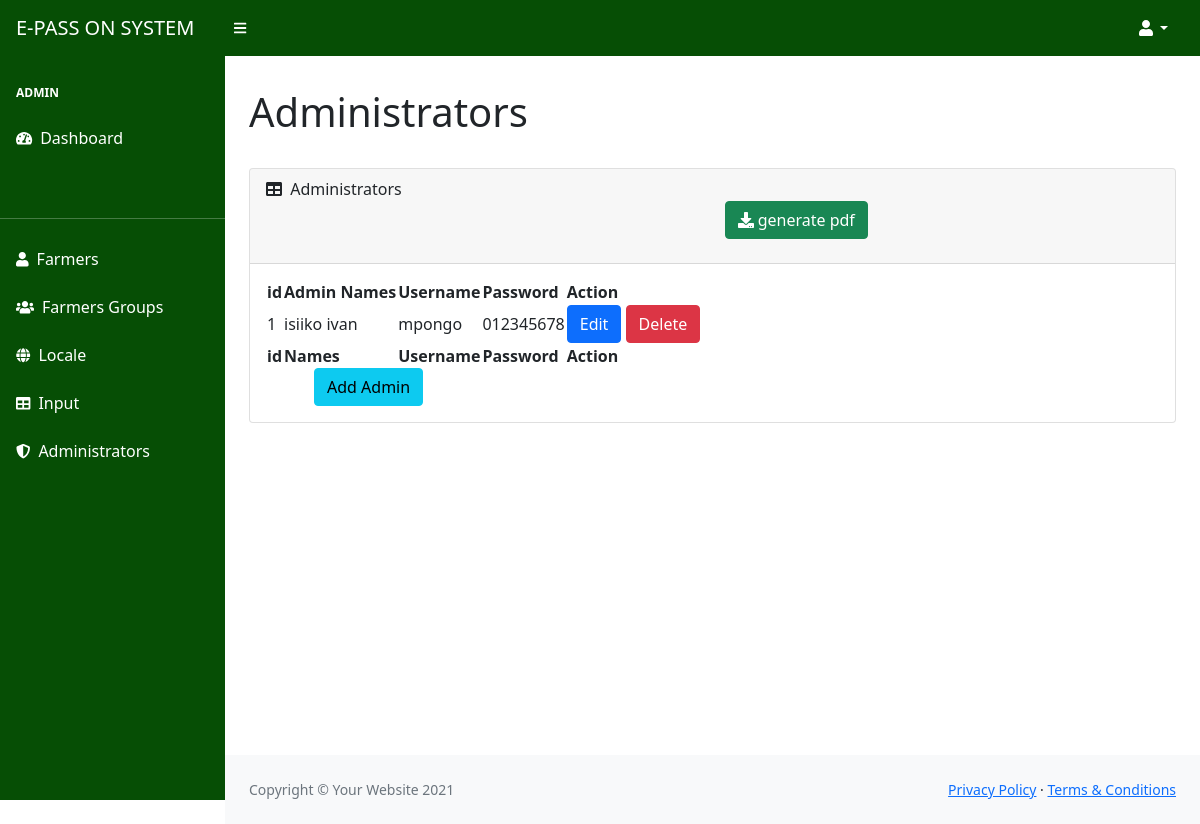
/pass_on_admin/administrators.php, run on the app's committed database.
### tables this page shows
CREATE TABLE `admin_passon` (
  `admin_id` int(11) NOT NULL,
  `admin_fname` varchar(45) DEFAULT NULL,
  `admin_lname` varchar(45) DEFAULT NULL,
  `admin_username` varchar(45) DEFAULT NULL,
  `admin_password` varchar(45) DEFAULT NULL
);

### pass_on_admin/runitall/crud.php (called while the page is built, shortened)
<?php
class Crud
{
  function retriving($c = array())
  {
    $pd = $c[0];
    $tab = $c[1];
    $sql = "SELECT * FROM $tab";
    $stmt = $pd->prepare($sql);
    $stmt->execute();
    $GLOBALS['dat'] = $stmt->fetchAll(PDO::FETCH_ASSOC);
    $data = $GLOBALS['dat'];
    return $data;
  }
}

### pass_on_admin/administrators.php (the view, shortened to what this page needs)
<?php include 'components/header.php';
?>
<?php include 'assets/includes/nav_bar.php' ?>
<div id="layoutSidenav">
    <div id="layoutSidenav_nav">
        <nav class="sb-sidenav accordion sb-sidenav-dark" id="sidenavAccordion">
            <div class="sb-sidenav-menu">
            </div>
        </nav>
    </div>
    <?php include 'assets/includes/sidebar.php' ?>
    <div id="layoutSidenav_content">
        <main>
            <div class="container-fluid px-4">
                <h1 class="mt-2">
                    Administrators
                </h1>
                <div class="row">
                    <div class="col">
                        <div class="card mb-4 mt-4">
                            <div class="card-header">
                                <i class="fas fa-table me-1"></i>
                                Administrators
                                <div class="row ">
                                    <div class="col"></div>
                                    <div class="col">
                                        <form method="post">
                                            <button class="btn btn-success text-white " type="submit" name="create_pdf"><i class="fa fa-download"></i>
                                                generate pdf
                                            </button>
                                        </form>
                                    </div>
                                </div>
                            </div>
                            <div class="card-body">
                                <table id="datatablesSimple">
                                    <thead>
                                        <tr>
                                            <th>id</th>
                                            <th>Admin Names</th>
                                            <th>Username</th>
                                            <th>Password</th>
                                            <th>Action</th>
                                        </tr>
                                    </thead>
                                    <tfoot>
                                        <tr>
                                            <th>id</th>
                                            <th>Names</th>
                                            <th>Username</th>
                                            <th>Password</th>
                                            <th>Action</th>
                                        </tr>
                                    </tfoot>
                                    <tbody>
                                        <?php
                                        $c = [$pdo, 'admin_passon'];
                                        $access->retriving($c);
                                        foreach ($GLOBALS['dat'] as $dat => $value) : ?>
                                            <tr>
                                                <td><?= $value['admin_id']; ?> </td>
                                                <td><?= $value['admin_fname']; ?> <?= $value['admin_lname'];  ?></td>
                                                <td><?= $value['admin_username']; ?></td>
                                                <td><?= $value['admin_password']; ?></td>
                                                <td>
                                                    <a href="administrators_edit.php?admin_id=<?=$value['admin_id'];?>" class="btn btn-primary"> Edit</a>
                                                    <a href="delets/admin_delet.php?admin_id=<?= $value['admin_id']; ?>" class="btn btn-danger" name="delete"> Delete</a>
                                                </td>
                                            </tr>
                                        <?php endforeach; ?>
                                    </tbody>
                                </table>
                                <main>
                                    <div class="container-fluid px-4">
                                        <div class="row">
                                            <div class="col">
                                                <div class="container">
                                                    <button type="button" class="btn btn-info" data-bs-toggle="modal" data-bs-target="#add_admin" data-bs-whatever="@getbootstrap">Add Admin</button>
                                                </div>
                                            </div>
                                        </div>
                                    </div>
                                </main>
                            </div>
                        </div>
                    </div>
                </div>
            </div>
        </main>
        <footer class="py-4 bg-light mt-auto">
            <div class="container-fluid px-4">
                <div class="d-flex align-items-center justify-content-between small">
                    <div class="text-muted">Copyright &copy; Your Website 2021</div>
                    <div>
                        <a href="#">Privacy Policy</a>
                        &middot;
                        <a href="#">Terms &amp; Conditions</a>
                    </div>
                </div>
            </div>
        </footer>
    </div>
</div>
<?php include 'components/footer.php' ?>

### data on the page
admin_passon: admin_id "1", admin_fname "isiiko", admin_lname "ivan", admin_username "mpongo", admin_password "012345678"
